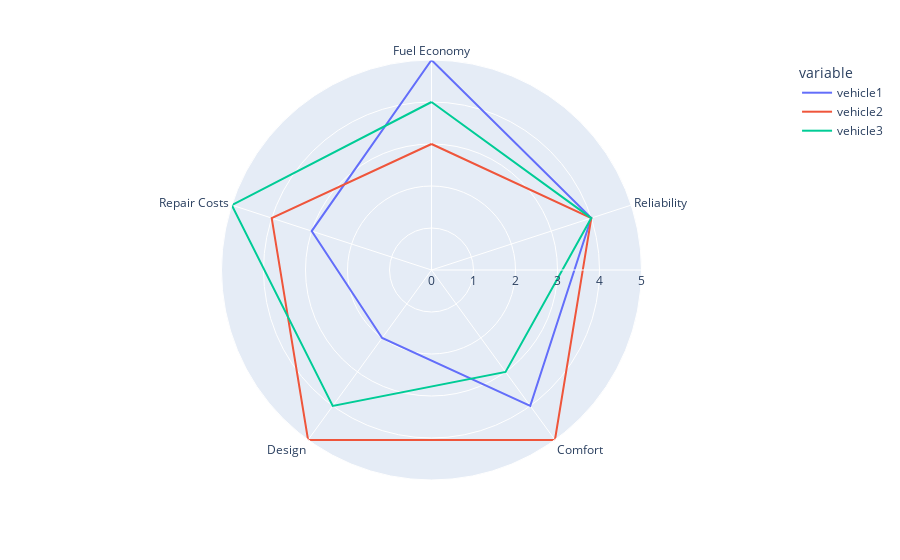

Notebook source saved alongside this figure:
### Code cell
# Example Using Plotly Express

# data
categories = ['Fuel Economy', 'Reliability', 'Comfort', 'Design', 'Repair Costs']
vehicle1 = [5,4,4,2,3]
vehicle2 = [3,4,5,5,4]
vehicle3 = [4,4,3,4,5]

vehicles = pd.DataFrame({'categories': categories,
                         'vehicle1': vehicle1,
                         'vehicle2': vehicle2,
                         'vehicle3': vehicle3})

vehicles = vehicles.melt(id_vars='categories', value_vars=['vehicle1', 'vehicle2', 'vehicle3'])

# create figure and plot
fig = px.line_polar(vehicles, r='value', theta='categories', color='variable', line_close=True)
fig.show()

### Figure 1 — Plotly figure (JSON) as saved in the notebook; plotly's stock layout.template omitted (floating-point values rounded to 4 significant figures)
{"data": [{"hovertemplate": "variable=vehicle1<br>value=%{r}<br>categories=%{theta}<extra></extra>", "legendgroup": "vehicle1", "line": {"color": "#636efa", "dash": "solid"}, "marker": {"symbol": "circle"}, "mode": "lines", "name": "vehicle1", "r": [5, 4, 4, 2, 3, 5], "showlegend": true, "subplot": "polar", "theta": ["Fuel Economy", "Reliability", "Comfort", "Design", "Repair Costs", "Fuel Economy"], "type": "scatterpolar"}, {"hovertemplate": "variable=vehicle2<br>value=%{r}<br>categories=%{theta}<extra></extra>", "legendgroup": "vehicle2", "line": {"color": "#EF553B", "dash": "solid"}, "marker": {"symbol": "circle"}, "mode": "lines", "name": "vehicle2", "r": [3, 4, 5, 5, 4, 3], "showlegend": true, "subplot": "polar", "theta": ["Fuel Economy", "Reliability", "Comfort", "Design", "Repair Costs", "Fuel Economy"], "type": "scatterpolar"}, {"hovertemplate": "variable=vehicle3<br>value=%{r}<br>categories=%{theta}<extra></extra>", "legendgroup": "vehicle3", "line": {"color": "#00cc96", "dash": "solid"}, "marker": {"symbol": "circle"}, "mode": "lines", "name": "vehicle3", "r": [4, 4, 3, 4, 5, 4], "showlegend": true, "subplot": "polar", "theta": ["Fuel Economy", "Reliability", "Comfort", "Design", "Repair Costs", "Fuel Economy"], "type": "scatterpolar"}], "layout": {"legend": {"title": {"text": "variable"}, "tracegroupgap": 0}, "margin": {"t": 60}, "polar": {"angularaxis": {"direction": "clockwise", "rotation": 90}, "domain": {"x": [0, 1], "y": [0, 1]}}}}
